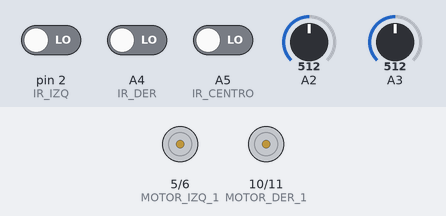
A sketch run on a simulated Arduino Uno, built with avr-gcc and run on an emulated ATmega328P. On the bench: motor-driver pin pairs drawn as motors (green arrow = first pin HIGH = forward, orange = second pin HIGH = backward, longer = more drive). The test bench sets the inputs (shaded band); at power-on: A3 = 512, pin 2 (IR_IZQ) LOW, A2 = 512, A4 (IR_DER) LOW, A5 (IR_CENTRO) LOW. What the sketch prints to the serial monitor is not drawn.

Above: at 0.1 s.
At 5.8 s:
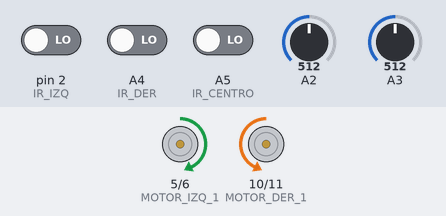
5.9 s: A3 set to 473
7.4 s: A3 set to 448
At 8.02 s:
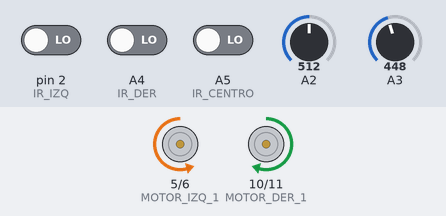
Timing chart, 0 to 16.4 s (numbered marks = the images above; inputs shaded):
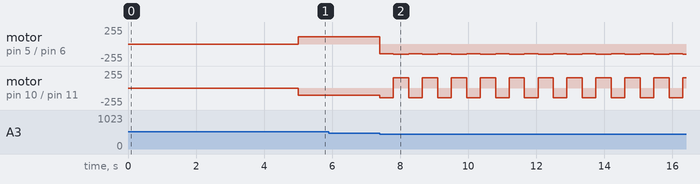

The sketch:

Tormenta_Negra_Final.ino
```cpp
/*
  TORMENTA NEGRA - MINI SUMO AUTONOMO (SIN CONTROL REMOTO)
  Version candidata para competencia: evasion + busqueda + ataque.

  IMPORTANTE:
  - Requiere tarjeta NUEVA/EN BUEN ESTADO compatible con el pinout.
  - NO conectar simultaneamente USB y bateria hasta verificar que
    la placa admite ambas fuentes y tiene seleccion/aislamiento.
  - Para subir el sketch: bateria DESCONECTADA, USB solamente.
  - Para probar los motores: USB DESCONECTADO, bateria solamente.
  - Necesita un interruptor fisico accesible para cortar alimentacion.

  Pines del robot original:
  Motor IZQ: D5 y D6        Motor DER: D10 y D11
  QTR IZQ: A2              QTR DER: A3
  JS40F IZQ: D2            JS40F CENTRO: A5        JS40F DER: A4
  El receptor del control remoto D12 NO se utiliza.
*/

// ---------------- PINES ----------------
const byte MOTOR_IZQ_1 = 5;
const byte MOTOR_IZQ_2 = 6;
const byte MOTOR_DER_1 = 10;
const byte MOTOR_DER_2 = 11;

const byte QTR_IZQ = A2;
const byte QTR_DER = A3;

const byte IR_IZQ = 2;
const byte IR_CENTRO = A5;
const byte IR_DER = A4;

// -------- CONFIGURACION / CALIBRACION --------
// Valores de la tanda E4 que funciono mejor. VERIFICAR en la tarjeta nueva.
// En los QTR usados: lectura menor = blanco.
const int UMBRAL_QTR_IZQ = 390;
const int UMBRAL_QTR_DER = 456;

// REVISAR: en tus JS40F, que nivel significa que hay rival.
// Si marca 0 al acercarle un objeto, cambiar HIGH por LOW.
const int IR_DETECTADO = HIGH;

// true = SOLO diagnostico (motores detenidos, lecturas por Serial).
// Usar con USB y SIN bateria. false = programa de combate.
const bool MODO_DIAGNOSTICO = false;

// Conservar velocidad que SI funciono durante E4.
const int V_AVANCE = 105;
const int V_ATAQUE = 105;
const int V_BUSQUEDA = 110;
const int V_RETROCESO = 145;
const int V_GIRO_BORDE = 155;

// Sentido de cada motor, segun el montaje que ya funcionaba.
const int SENTIDO_MOTOR_IZQ = 1;
const int SENTIDO_MOTOR_DER = 1;

const unsigned long ESPERA_INICIO_MS = 5000UL;
const unsigned long RETROCESO_MS = 400UL;
const unsigned long GIRO_BORDE_MS = 450UL;

// -------------- ESTADOS ----------------
enum Estado { ESPERANDO, BUSCANDO, RETROCEDIENDO, GIRANDO_BORDE };
Estado estado = ESPERANDO;

unsigned long inicioSistema = 0;
unsigned long inicioEstado = 0;
unsigned long ultimoDiagnostico = 0;
int direccionGiroBorde = 1;     // 1: derecha, -1: izquierda.
int ultimaDireccionRival = 1;  // Recordar hacia donde se detecto.

// ---------------- MOTORES ----------------
void motorIndividual(byte pinA, byte pinB, int velocidad) {
  int pwm = constrain(abs(velocidad), 0, 255);
  if (velocidad > 0) {
    analogWrite(pinA, pwm);
    analogWrite(pinB, 0);
  } else if (velocidad < 0) {
    analogWrite(pinA, 0);
    analogWrite(pinB, pwm);
  } else {
    analogWrite(pinA, 0);
    analogWrite(pinB, 0);
  }
}

void motores(int izquierda, int derecha) {
  motorIndividual(MOTOR_IZQ_1, MOTOR_IZQ_2,
                  izquierda * SENTIDO_MOTOR_IZQ);
  motorIndividual(MOTOR_DER_1, MOTOR_DER_2,
                  derecha * SENTIDO_MOTOR_DER);
}

void detener() {
  motores(0, 0);
}

void cambiarEstado(Estado nuevoEstado, unsigned long ahora) {
  estado = nuevoEstado;
  inicioEstado = ahora;
}

// Mismo promedio de 12 lecturas que funciono en E4.
int leerQTR(byte pin) {
  long suma = 0;
  for (int i = 0; i < 12; i++) {
    suma += analogRead(pin);
  }
  return (int)(suma / 12);
}

bool rivalDetectado(byte pin) {
  return digitalRead(pin) == IR_DETECTADO;
}

// ---------------- DIAGNOSTICO ----------------
void diagnostico(unsigned long ahora) {
  detener();
  if (ahora - ultimoDiagnostico < 350UL) return;
  ultimoDiagnostico = ahora;

  Serial.print("QTR I: ");
  Serial.print(leerQTR(QTR_IZQ));
  Serial.print(" | QTR D: ");
  Serial.print(leerQTR(QTR_DER));
  Serial.print(" | IR I,C,D: ");
  Serial.print(digitalRead(IR_IZQ));
  Serial.print(',');
  Serial.print(digitalRead(IR_CENTRO));
  Serial.print(',');
  Serial.println(digitalRead(IR_DER));
}

// ---------------- PROGRAMA ----------------
void setup() {
  pinMode(MOTOR_IZQ_1, OUTPUT);
  pinMode(MOTOR_IZQ_2, OUTPUT);
  pinMode(MOTOR_DER_1, OUTPUT);
  pinMode(MOTOR_DER_2, OUTPUT);
  pinMode(IR_IZQ, INPUT);
  pinMode(IR_CENTRO, INPUT);
  pinMode(IR_DER, INPUT);

  detener();
  Serial.begin(9600);
  inicioSistema = millis();
  Serial.println("TORMENTA NEGRA - SIN CONTROL REMOTO");
  if (MODO_DIAGNOSTICO) {
    Serial.println("DIAGNOSTICO: motores siempre detenidos");
  } else {
    Serial.println("ARRANQUE AUTOMATICO DESPUES DE 5 SEGUNDOS");
  }
}

void loop() {
  unsigned long ahora = millis();

  if (MODO_DIAGNOSTICO) {
    diagnostico(ahora);
    return;
  }

  // Cuenta de inicio para colocar el robot sobre el dohyo.
  if (estado == ESPERANDO) {
    detener();
    if (ahora - inicioSistema >= ESPERA_INICIO_MS) {
      cambiarEstado(BUSCANDO, ahora);
    }
    return;
  }

  // Terminar maniobra de seguridad del borde sin bloquear con delay().
  if (estado == RETROCEDIENDO) {
    motores(-V_RETROCESO, -V_RETROCESO);
    if (ahora - inicioEstado >= RETROCESO_MS) {
      cambiarEstado(GIRANDO_BORDE, ahora);
    }
    return;
  }

  if (estado == GIRANDO_BORDE) {
    if (direccionGiroBorde == 1) {
      motores(V_GIRO_BORDE, -V_GIRO_BORDE);  // Derecha
    } else {
      motores(-V_GIRO_BORDE, V_GIRO_BORDE);  // Izquierda
    }
    if (ahora - inicioEstado >= GIRO_BORDE_MS) {
      cambiarEstado(BUSCANDO, ahora);
    }
    return;
  }

  // PRIORIDAD ABSOLUTA: no salir del dohyo.
  int qIzq = leerQTR(QTR_IZQ);
  int qDer = leerQTR(QTR_DER);
  bool blancoIzq = qIzq < UMBRAL_QTR_IZQ;
  bool blancoDer = qDer < UMBRAL_QTR_DER;

  if (blancoIzq || blancoDer) {
    if (blancoIzq && blancoDer) {
      direccionGiroBorde = -ultimaDireccionRival;
    } else {
      direccionGiroBorde = blancoIzq ? 1 : -1;
    }
    // Detener avance/ataque inmediatamente e iniciar escape.
    cambiarEstado(RETROCEDIENDO, ahora);
    motores(-V_RETROCESO, -V_RETROCESO);
    return;
  }

  // Solo buscar/atacar cuando los dos QTR ven superficie negra.
  bool izquierda = rivalDetectado(IR_IZQ);
  bool centro = rivalDetectado(IR_CENTRO);
  bool derecha = rivalDetectado(IR_DER);

  if (centro) {
    // Enfocado al rival: avanzar sin superar la velocidad ya validada.
    motores(V_ATAQUE, V_ATAQUE);
  } else if (izquierda && !derecha) {
    ultimaDireccionRival = -1;
    motores(-V_BUSQUEDA, V_BUSQUEDA); // Girar izquierda.
  } else if (derecha && !izquierda) {
    ultimaDireccionRival = 1;
    motores(V_BUSQUEDA, -V_BUSQUEDA); // Girar derecha.
  } else {
    // Sin deteccion clara: buscar girando sobre su propio eje.
    if (ultimaDireccionRival == 1) {
      motores(V_BUSQUEDA, -V_BUSQUEDA);
    } else {
      motores(-V_BUSQUEDA, V_BUSQUEDA);
    }
  }
}
```

Measured:
- the behaviour switches between 456 and 455 on A3 (found by bisection; images 1 and 2)
- after the input at 5.9 s, every drawn part: stays the same
- after the input at 7.4 s, motor on pin 5 (MOTOR_IZQ_1) / pin 6 (MOTOR_IZQ_2): alternates backward 155/255 for 0.45 s and backward 145/255 for 0.40 s, starting at once; motor on pin 10 (MOTOR_DER_1) / pin 11 (MOTOR_DER_2): alternates forward 155/255 for 0.45 s and backward 145/255 for 0.40 s, starting at once
